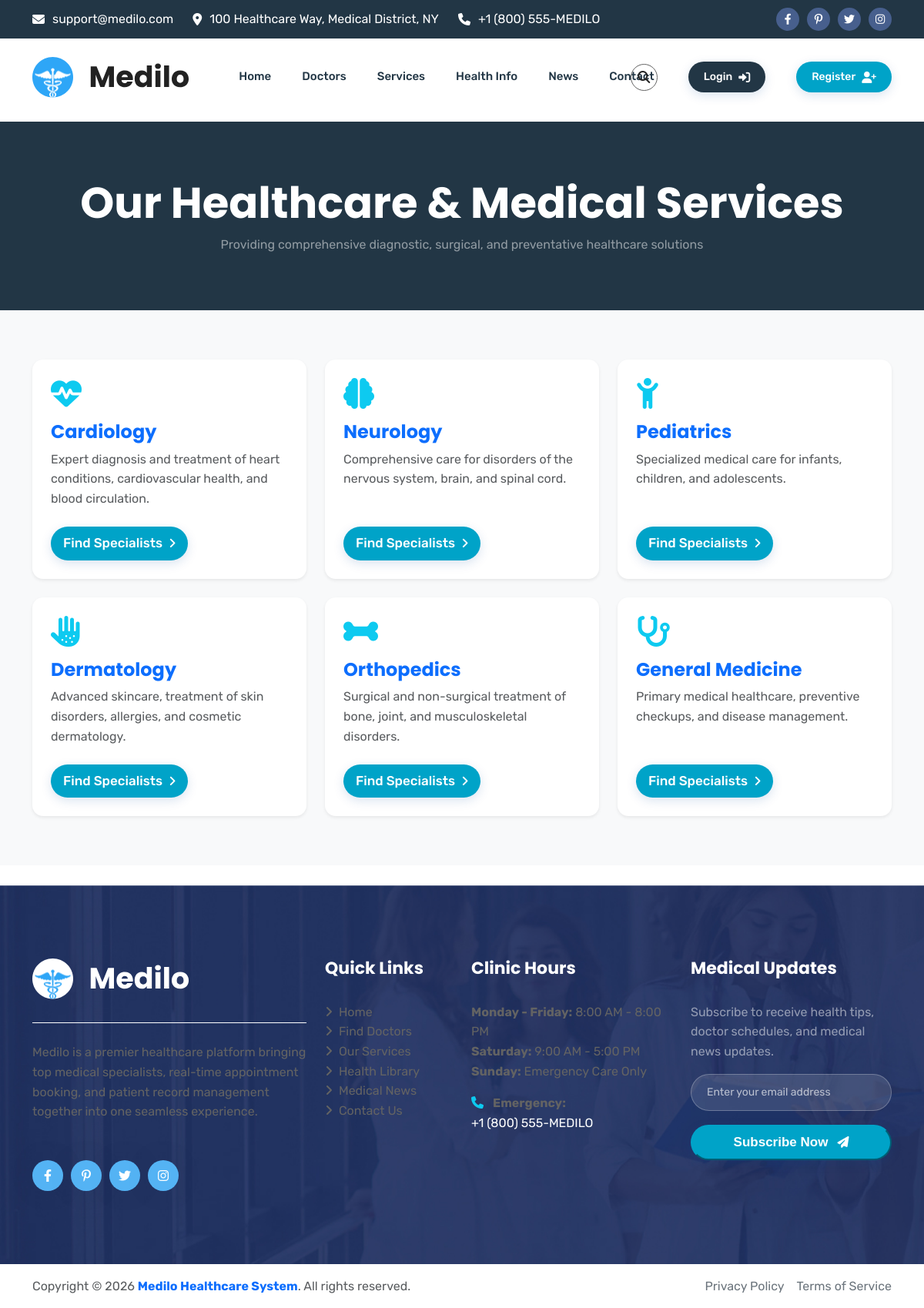
The app's page /frontend/services.php with its own data.
### tables this page shows
CREATE TABLE `specialties` (
  `id` INT AUTO_INCREMENT PRIMARY KEY,
  `name` VARCHAR(100) NOT NULL,
  `description` TEXT,
  `icon` VARCHAR(100) DEFAULT 'fa-solid fa-stethoscope',
  `created_at` DATETIME DEFAULT CURRENT_TIMESTAMP
);

### config/db.php (called while the page is built, shortened)
<?php
class Database {
    private static $instance = null;
    private $pdo;
    private function __construct() {
        try {
            $options = [
                PDO::ATTR_ERRMODE => PDO::ERRMODE_EXCEPTION,
                PDO::ATTR_DEFAULT_FETCH_MODE => PDO::FETCH_ASSOC,
                PDO::ATTR_EMULATE_PREPARES => false,
            ];
            $dsn = "mysql:host=" . DB_HOST . ";dbname=" . DB_NAME . ";charset=utf8mb4";
            $this->pdo = new PDO($dsn, DB_USER, DB_PASS, $options);
            $this->checkAndInitializeSchema();
        } catch (PDOException $e) {
            die("Database Connection Error: " . $e->getMessage());
        }
    }
    public static function getInstance() {
        if (self::$instance === null) {
            self::$instance = new Database();
        }
        return self::$instance;
    }
    public function query($sql, $params = []) {
        try {
            $stmt = $this->pdo->prepare($sql);
            $stmt->execute($params);
            return $stmt;
        } catch (PDOException $e) {
            error_log("Database Query Error: " . $e->getMessage() . " | SQL: " . $sql);
            throw new Exception("Database operation failed: " . $e->getMessage());
        }
    }
    private function checkAndInitializeSchema() {
        try {
            $stmt = $this->pdo->query("SHOW TABLES LIKE 'users'");
        } catch (Exception $e) {
            error_log("Schema initialization error: " . $e->getMessage());
        }
    }
}
function fetchAll($sql, $params = []) {
    return Database::getInstance()->query($sql, $params)->fetchAll();
}

### frontend/services.php (the view, shortened to what this page needs)
<?php
require_once __DIR__ . '/../config/db.php';
$specialties = fetchAll("SELECT * FROM specialties ORDER BY id ASC");
include_once __DIR__ . '/../includes/header.php';
?>
<section class="py-5 cs_blue_bg text-white">
    <div class="container text-center py-4">
        <h1 class="text-white mb-2">Our Healthcare & Medical Services</h1>
        <p class="text-white-50 mb-0">Providing comprehensive diagnostic, surgical, and preventative healthcare solutions</p>
    </div>
</section>
<section class="py-5 bg-light">
    <div class="container py-3">
        <div class="row gy-4">
            <?php foreach ($specialties as $spec): ?>
                <div class="col-lg-4 col-md-6">
                    <div class="card border-0 shadow-sm h-100 rounded-3 p-4">
                        <div class="mb-3 text-info fs-1">
                            <i class="<?php echo htmlspecialchars($spec['icon']); ?>"></i>
                        </div>
                        <h4 class="card-title text-primary mb-2"><?php echo htmlspecialchars($spec['name']); ?></h4>
                        <p class="text-muted leading-relaxed mb-4"><?php echo htmlspecialchars($spec['description']); ?></p>
                        <div class="mt-auto">
                            <a href="<?php echo APP_URL; ?>/frontend/doctors.php?specialty_id=<?php echo $spec['id']; ?>" class="cs_btn cs_style_1 cs_color_1 py-2 px-3">
                                <span>Find Specialists</span> <i class="fa-solid fa-angle-right"></i>
                            </a>
                        </div>
                    </div>
                </div>
            <?php endforeach; ?>
        </div>
    </div>
</section>
<?php include_once __DIR__ . '/../includes/footer.php'; ?>

### includes/header.php (style rules this page uses)
.card, .cs_card, .cs_iconbox { transition: transform 0.3s cubic-bezier(0.4, 0, 0.2, 1), box-shadow 0.3s cubic-bezier(0.4, 0, 0.2, 1) !important; border-radius: 14px !important; }
.cs_btn { transition: all 0.3s cubic-bezier(0.4, 0, 0.2, 1) !important; box-shadow: 0 4px 14px rgba(0, 77, 153, 0.15); }

### records on screen
specialties: name "Cardiology", description "Expert diagnosis and treatment of heart conditions, cardiovascular health, and blood circulation."
specialties: name "Neurology", description "Comprehensive care for disorders of the nervous system, brain, and spinal cord."
specialties: name "Pediatrics", description "Specialized medical care for infants, children, and adolescents."
specialties: name "Dermatology", description "Advanced skincare, treatment of skin disorders, allergies, and cosmetic dermatology."
specialties: name "Orthopedics", description "Surgical and non-surgical treatment of bone, joint, and musculoskeletal disorders."
specialties: name "General Medicine", description "Primary medical healthcare, preventive checkups, and disease management."
